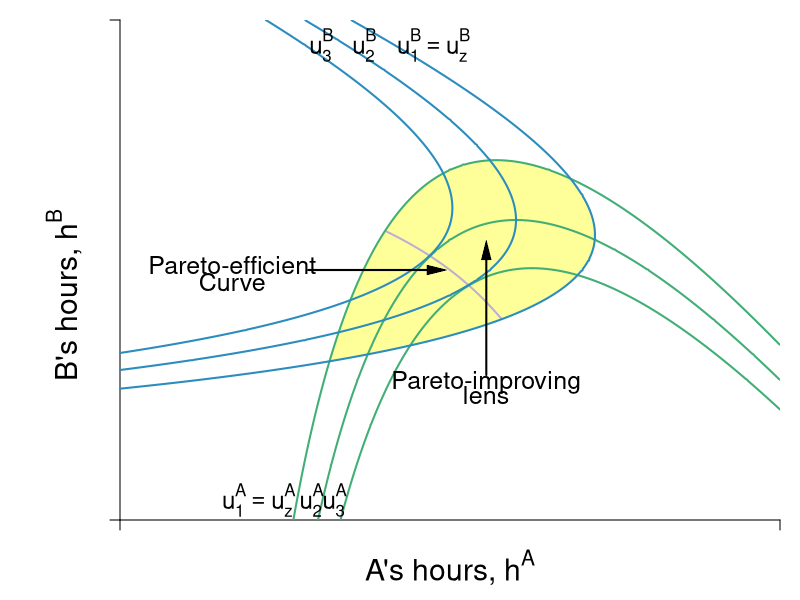

Here is the R script that generated this plot:
require(shape)
pdf(file = "coordination_failures/coord_fallback_pareto/coord_fallback_pareto.pdf", width = 9, height = 7)

#Set parameters for graphics
pointsize <- 1.8
axislabelsize <- 1.8
labelsize <- 1.5
namesize <- 1.8
annotatesize <- 1.5
graphlinewidth <- 2
segmentlinewidth <- 1.5

COL <- c("#7fc97f", "#beaed4", "#fdc086", "#ffff99", "#386cb0", "#f0027f", "#bf5b17", "#666666")
COLA <- c("#99d8c9","#66c2a4","#41ae76", "#238b45", "#005824")
COLB <- c("#4eb3d3", "#2b8cbe", "#0868ac","#084081")

par(mar =  c(4, 6, 1, 1))

uA <- function(ea, eb, alpha = 30, beta = 1/2) {
  (alpha - beta*(ea+eb))*ea - 0.5*(ea)^2
}

uB <- function(ea, eb, alpha = 30, beta = 1/2) {
  (alpha - beta*(ea+eb))*eb - 0.5*(eb)^2
}

brfB <- function(ea, alpha = 30, beta = 1/2) {
  (alpha - beta*ea)/(1 + 2*beta)
}

brfA <- function(ea, alpha = 30, beta = 1/2) {
  (alpha - ea*(1 + 2*beta))/(beta)
}

brfPE <- function(ea, alpha = 30, beta = 1/8) {
  alpha*(1 - beta*ea)
}

hANE <- function(alpha, beta = 1/2){
  alpha/(1 + 3*beta)
}

hApEff <- function(alpha, beta = 1/2){
  alpha/(2 + 4*beta)
}

hApEff2 <- function(alpha, beta = 1/2){
  alpha/(1 + 4*beta)
}

intercept1 <- function(alpha, beta = 1/2){
  alpha/(1 + 2*beta)
}

PEC <- function(ea, alpha = 30, beta = 1/2){
  a = beta*(1+2*beta);
  b = -alpha*(1+3*beta)+(1+2*beta)^2*ea;
  c = alpha^2 - alpha*(1+3*beta)*ea+ beta*(1+2*beta)*ea^2
  delta = b^2-4*a*c
  return((-b-sqrt(delta))/(2*a))
}


indiffA <- function(ea, alpha = 30, beta = 1/2, uA = 144) {
  (alpha*ea - beta*(ea)^2 - 0.5*(ea)^2 - uA)/(beta*ea)
}

indiffBroot1 <- function(ea, alpha = 30, beta = 30, uB = 144){
  (-sqrt(alpha^2 - 2*alpha*beta*ea + beta^2*ea^2 - 4*beta*uB - 2*uB) + alpha - beta*ea)/(2*beta + 1)
}

indiffBroot2 <- function(ea, alpha = 30, beta = 30, uB = 144){
  (sqrt(alpha^2 - 2*alpha*beta*ea + beta^2*ea^2 - 4*beta*uB - 2*uB) + alpha - beta*ea)/(2*beta + 1)
}


xlims <- c(0, 20)
ylims <- c(0, 20)

npts <- 501 
x <- seq(xlims[1], xlims[2], length.out = npts)
y <- seq(ylims[1], ylims[2], length.out = npts) 
a <- c(130, 
       uA(hANE(alpha = 30, beta = 1/2), hANE(alpha = 30, beta = 1/2)), 
       #uA(hApEff2(alpha = 30, beta = 1/2), hApEff2(alpha = 30, beta = 1/2)),
       155.8)
b <- c(130, 
       uA(hANE(alpha = 30, beta = 1/2),hANE(alpha = 30, beta = 1/2)), 
       #uB(hApEff2(alpha = 30, beta = 1/2), hApEff2(alpha = 30, beta = 1/2)), 
       155.8)


plot(0, 0, xlim = xlims, ylim = ylims, type = "n",
     xlab = expression(paste("")),
     ylab = expression(paste("")), 
     xaxt = "n", 
     yaxt = "n", 
     cex.lab = axislabelsize, 
     bty = "n",
     xaxs="i", 
     yaxs="i")


ticksy <- c(ylims[1], ylims[2])
ylabels <- c(NA, NA)
ticksx <- c(xlims[1], xlims[2])
xlabels <- c(NA, NA)

axis(1, at = ticksx,  pos = 0, labels = FALSE)
text(x = c(0, hApEff2(alpha = 30), hANE(alpha = 30), intercept1(alpha = 30), xlims[2]), par("usr")[3] - 0.4, labels = xlabels, srt = 0, pos = 1, xpd = TRUE)

axis(2, at = ticksy, pos = 0, labels = ylabels, las = 1)

npts <- 500 
xx1 <- seq(xlims[1], xlims[2], length.out = npts)
xx2 <- seq(8.05, 11.55, length.out = npts)

#Polygon for the P-Improving Lens
xpoly1 <- seq(from = 6.3, to = 13.65, length.out = 500)
ypoly1 <- indiffA(xpoly1, uA = 130, alpha = 30, beta = 1/2)
ypoly2 <- indiffBroot1(xpoly1, uB = 130, alpha = 30, beta = 1/2)
polygon(x = c(xpoly1, rev(xpoly1)), y = c(ypoly1, rev(ypoly2)), col = COL[4], density = NULL, border = NA)

xpoly1 <- seq(from = 13.65, to = 14.35, length.out = 500)
ypoly1 <- indiffBroot2(xpoly1, uB = 130, alpha = 30, beta = 1/2)
ypoly2 <- indiffBroot1(xpoly1, uB = 130, alpha = 30, beta = 1/2)
polygon(x = c(xpoly1, rev(xpoly1)), y = c(ypoly1, rev(ypoly2)), col = COL[4], density = NULL, border = NA)

#Pareto-efficient curve line
lines(xx2, PEC(xx2, alpha = 30, beta = 1/2), col = COL[2], lwd = graphlinewidth)

contour(y, x,
        outer(x, y, uA),
        drawlabels = FALSE,
        col = COLA[3],
        lwd = graphlinewidth,
        levels = a,
        xaxs="i",
        yaxs="i",
        add = TRUE)

text(0.5*xlims[2], -1.9, expression(paste("A's hours, ", h^A)), xpd = TRUE, cex = axislabelsize)
text(-1.7, 9, expression(paste("B's hours, ", h^B)), xpd = TRUE, cex = axislabelsize, srt = 90)

contour(x, y,
        outer(x, y, uB),
        drawlabels = FALSE,
        col = COLB[2],
        lwd = graphlinewidth,
        levels = b,
        add = TRUE
)

text(3.4, 10.2, expression("Pareto-efficient"), cex = annotatesize)
text(3.4, 9.5, expression("Curve"), cex = annotatesize)
Arrows(5.7, 10, 9.6, 10, col = "black", lty = 1, lwd = 2, arr.type = "triangle", arr.lwd = 0.5)


text(11.1, 5.5, expression("Pareto-improving"), cex = annotatesize)
text(11.1,  5, expression("lens"), cex = annotatesize)
Arrows(11.1, 5.8, 11.1, 10.8, col = "black", lty = 1, lwd = 2, arr.type = "triangle", arr.lwd = 0.5)

#Label the indifference curves for A
text(4.2, 0.8, expression(u[1]^A == u[z]^A), cex = labelsize -.05)
text(5.8, 0.8, expression(u[2]^A), cex = labelsize - 0.05)
text(6.5, 0.8, expression(u[3]^A), cex = labelsize - 0.05)


#Label the indifference curves for theB
text(9.5, 19, expression(u[1]^B == u[z]^B), cex = labelsize - 0.05)
text(7.4, 19, expression(u[2]^B), cex = labelsize - 0.05)
text(6.1, 19, expression(u[3]^B), cex = labelsize - 0.05)

dev.off()
